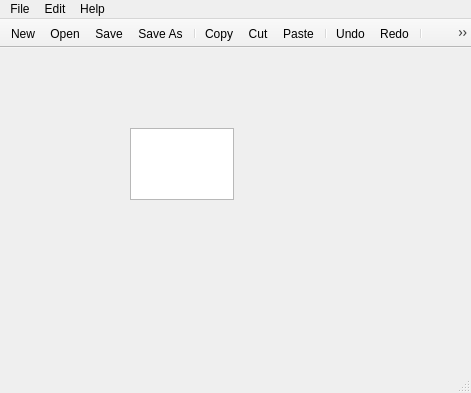
<?xml version="1.0" encoding="UTF-8"?>
<ui version="4.0">
 <class>MainWindow</class>
 <widget class="QMainWindow" name="MainWindow">
  <property name="geometry">
   <rect>
    <x>0</x>
    <y>0</y>
    <width>471</width>
    <height>393</height>
   </rect>
  </property>
  <property name="windowTitle">
   <string>MainWindow</string>
  </property>
  <widget class="QWidget" name="centralWidget">
   <widget class="QTextEdit" name="textEdit">
    <property name="geometry">
     <rect>
      <x>130</x>
      <y>80</y>
      <width>104</width>
      <height>72</height>
     </rect>
    </property>
   </widget>
  </widget>
  <widget class="QMenuBar" name="menuBar">
   <property name="geometry">
    <rect>
     <x>0</x>
     <y>0</y>
     <width>471</width>
     <height>23</height>
    </rect>
   </property>
   <widget class="QMenu" name="menuFIle">
    <property name="title">
     <string>File</string>
    </property>
    <addaction name="actionNew"/>
    <addaction name="actionOpen"/>
    <addaction name="separator"/>
    <addaction name="actionSave"/>
    <addaction name="actionSave_As"/>
    <addaction name="separator"/>
    <addaction name="actionExit"/>
   </widget>
   <widget class="QMenu" name="menuEdit">
    <property name="title">
     <string>Edit</string>
    </property>
    <addaction name="actionCopy"/>
    <addaction name="actionCut"/>
    <addaction name="actionPaste"/>
    <addaction name="separator"/>
    <addaction name="actionUndo"/>
    <addaction name="actionRedo"/>
    <addaction name="separator"/>
    <addaction name="actionFind"/>
    <addaction name="actionReplace"/>
   </widget>
   <widget class="QMenu" name="menuHelp">
    <property name="title">
     <string>Help</string>
    </property>
    <addaction name="actionAbout"/>
   </widget>
   <addaction name="menuFIle"/>
   <addaction name="menuEdit"/>
   <addaction name="menuHelp"/>
  </widget>
  <widget class="QToolBar" name="mainToolBar">
   <property name="movable">
    <bool>false</bool>
   </property>
   <attribute name="toolBarArea">
    <enum>TopToolBarArea</enum>
   </attribute>
   <attribute name="toolBarBreak">
    <bool>false</bool>
   </attribute>
   <addaction name="actionNew"/>
   <addaction name="actionOpen"/>
   <addaction name="actionSave"/>
   <addaction name="actionSave_As"/>
   <addaction name="separator"/>
   <addaction name="actionCopy"/>
   <addaction name="actionCut"/>
   <addaction name="actionPaste"/>
   <addaction name="separator"/>
   <addaction name="actionUndo"/>
   <addaction name="actionRedo"/>
   <addaction name="separator"/>
   <addaction name="actionFind"/>
   <addaction name="actionReplace"/>
  </widget>
  <widget class="QStatusBar" name="statusBar"/>
  <action name="actionNew">
   <property name="icon">
    <iconset resource="Icons.qrc">
     <normaloff>:/Icons/new.png</normaloff>:/Icons/new.png</iconset>
   </property>
   <property name="text">
    <string>New</string>
   </property>
   <property name="shortcut">
    <string>Ctrl+N</string>
   </property>
  </action>
  <action name="actionOpen">
   <property name="icon">
    <iconset resource="Icons.qrc">
     <normaloff>:/Icons/folder_secure.png</normaloff>:/Icons/folder_secure.png</iconset>
   </property>
   <property name="text">
    <string>Open</string>
   </property>
   <property name="shortcut">
    <string>Ctrl+O</string>
   </property>
  </action>
  <action name="actionSave">
   <property name="icon">
    <iconset resource="Icons.qrc">
     <normaloff>:/Icons/document_save.png</normaloff>:/Icons/document_save.png</iconset>
   </property>
   <property name="text">
    <string>Save</string>
   </property>
   <property name="shortcut">
    <string>Ctrl+S</string>
   </property>
  </action>
  <action name="actionSave_As">
   <property name="icon">
    <iconset resource="Icons.qrc">
     <normaloff>:/Icons/save_all.png</normaloff>:/Icons/save_all.png</iconset>
   </property>
   <property name="text">
    <string>Save As</string>
   </property>
   <property name="shortcut">
    <string>Ctrl+Shift+S</string>
   </property>
  </action>
  <action name="actionCopy">
   <property name="icon">
    <iconset resource="Icons.qrc">
     <normaloff>:/Icons/copy.png</normaloff>:/Icons/copy.png</iconset>
   </property>
   <property name="text">
    <string>Copy</string>
   </property>
   <property name="shortcut">
    <string>Ctrl+C</string>
   </property>
  </action>
  <action name="actionCut">
   <property name="icon">
    <iconset resource="Icons.qrc">
     <normaloff>:/Icons/cut.png</normaloff>:/Icons/cut.png</iconset>
   </property>
   <property name="text">
    <string>Cut</string>
   </property>
   <property name="shortcut">
    <string>Ctrl+X</string>
   </property>
  </action>
  <action name="actionPaste">
   <property name="icon">
    <iconset resource="Icons.qrc">
     <normaloff>:/Icons/paste.png</normaloff>:/Icons/paste.png</iconset>
   </property>
   <property name="text">
    <string>Paste</string>
   </property>
   <property name="shortcut">
    <string>Ctrl+V</string>
   </property>
  </action>
  <action name="actionUndo">
   <property name="icon">
    <iconset resource="Icons.qrc">
     <normaloff>:/Icons/undo.png</normaloff>:/Icons/undo.png</iconset>
   </property>
   <property name="text">
    <string>Undo</string>
   </property>
   <property name="shortcut">
    <string>Ctrl+Z</string>
   </property>
  </action>
  <action name="actionRedo">
   <property name="icon">
    <iconset resource="Icons.qrc">
     <normaloff>:/Icons/redo.png</normaloff>:/Icons/redo.png</iconset>
   </property>
   <property name="text">
    <string>Redo</string>
   </property>
   <property name="shortcut">
    <string>Ctrl+Shift+Z</string>
   </property>
  </action>
  <action name="actionFind">
   <property name="icon">
    <iconset resource="Icons.qrc">
     <normaloff>:/Icons/find.png</normaloff>:/Icons/find.png</iconset>
   </property>
   <property name="text">
    <string>Find</string>
   </property>
   <property name="shortcut">
    <string>Ctrl+F</string>
   </property>
  </action>
  <action name="actionReplace">
   <property name="icon">
    <iconset resource="Icons.qrc">
     <normaloff>:/Icons/replace.png</normaloff>:/Icons/replace.png</iconset>
   </property>
   <property name="text">
    <string>Replace</string>
   </property>
   <property name="shortcut">
    <string>Ctrl+Shift+F</string>
   </property>
  </action>
  <action name="actionExit">
   <property name="icon">
    <iconset resource="Icons.qrc">
     <normaloff>:/Icons/exit.png</normaloff>:/Icons/exit.png</iconset>
   </property>
   <property name="text">
    <string>Exit</string>
   </property>
   <property name="shortcut">
    <string>Alt+F4</string>
   </property>
  </action>
  <action name="actionAbout">
   <property name="icon">
    <iconset resource="Icons.qrc">
     <normaloff>:/Icons/info.png</normaloff>:/Icons/info.png</iconset>
   </property>
   <property name="text">
    <string>About</string>
   </property>
  </action>
 </widget>
 <layoutdefault spacing="6" margin="11"/>
 <resources>
  <include location="Icons.qrc"/>
 </resources>
 <connections/>
</ui>
